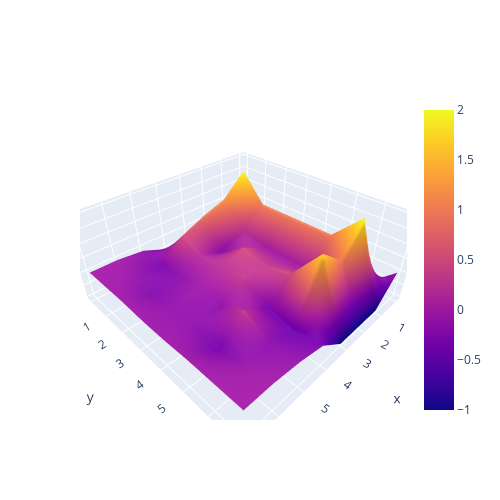
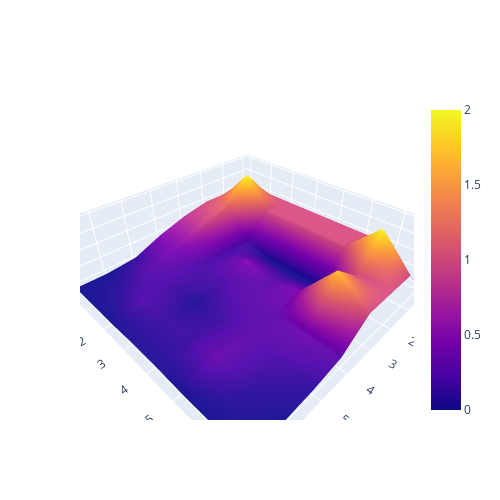

Notebook cell for these charts, in order:
### Markdown cell above
Performing the derivative of the 2nd order horizontally we use the function $ g = [[-1, 2, -1]] $, which has the size (1, 3). Its operation is equal to convolution with the function:

$$g_h = \begin{bmatrix}
0 & 0 & 0\\
-1 & 2 & -1\\
0 & 0 & 0\\
\end{bmatrix}$$

Similarly for the 2nd order derivative vertically:

$$g_v = \begin{bmatrix}
0 & -1 & 0\\
0 & 2 & 0\\
0 & -1 & 0\\
\end{bmatrix}$$

Both functions can be combined with the addition operation, obtaining the function:

$$g = \begin{bmatrix}
0 & -1 & 0\\
-1 & 4 & -1\\
0 & -1 & 0\\
\end{bmatrix}$$

This is called the **Laplasjan** operator, which can be used to detect edges vertically and horizontally simultaneously.

### Code cell
der = np.array([[0, -1, 0], [-1, 4, -1], [0, -1, 0]], np.float32)

h_color_3d(cvconv(s, der))
h_color_3d(np.abs(cvconv(s, der)))

### Figure 1 — Plotly figure (JSON) as saved in the notebook; plotly's stock layout.template omitted (floating-point values rounded to 4 significant figures)
{"data": [{"type": "surface", "z": [[0, -1, -1, -0.8, -0.5, -0.1, 0, 0], [-1, 2, 1.2, 0.9, 0.5, -0.3, -0.1, 0], [-1, 1, 0.2, -0.2, 0.2, -0.2, -0.25, 0], [-1, 1, 0, 0.5, 0.2, -0.05, -0.15, -0.05], [-1, 1, 0, 0.3, 0.3, -0.15, -0.15, -0.05], [-1, 1, 0, 0.5, -0.3, 0.3, -0.35, 0], [-1, 2, 1, 1.7, -0.4, -0.2, -0.1, 0], [0, -1, -1, -1, -0.3, -0.1, 0, 0]]}], "layout": {"autosize": false, "height": 500, "width": 500}}

### Figure 2 — Plotly figure (JSON) as saved in the notebook; plotly's stock layout.template omitted (floating-point values rounded to 4 significant figures)
{"data": [{"type": "surface", "z": [[0, 1, 1, 0.8, 0.5, 0.1, 0, 0], [1, 2, 1.2, 0.9, 0.5, 0.3, 0.1, 0], [1, 1, 0.2, 0.2, 0.2, 0.2, 0.25, 0], [1, 1, 0, 0.5, 0.2, 0.05, 0.15, 0.05], [1, 1, 0, 0.3, 0.3, 0.15, 0.15, 0.05], [1, 1, 0, 0.5, 0.3, 0.3, 0.35, 0], [1, 2, 1, 1.7, 0.4, 0.2, 0.1, 0], [0, 1, 1, 1, 0.3, 0.1, 0, 0]]}], "layout": {"autosize": false, "height": 500, "width": 500}}
